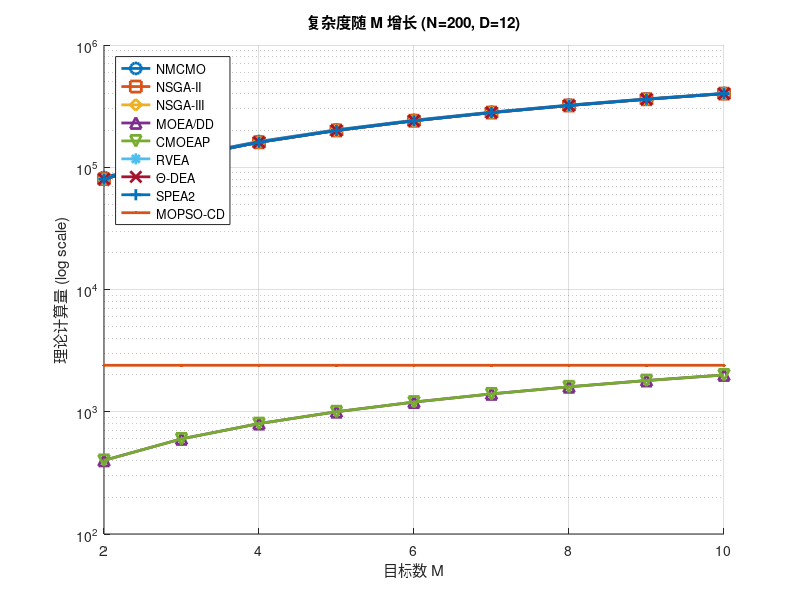
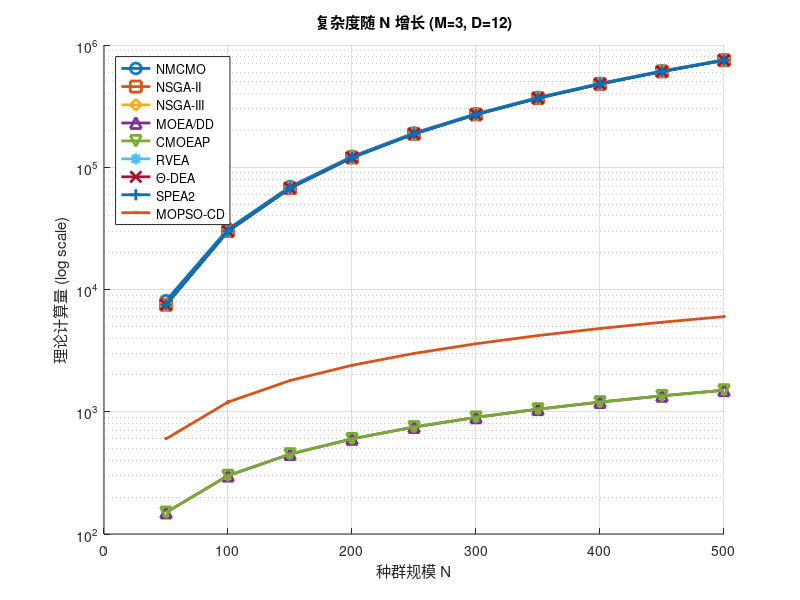
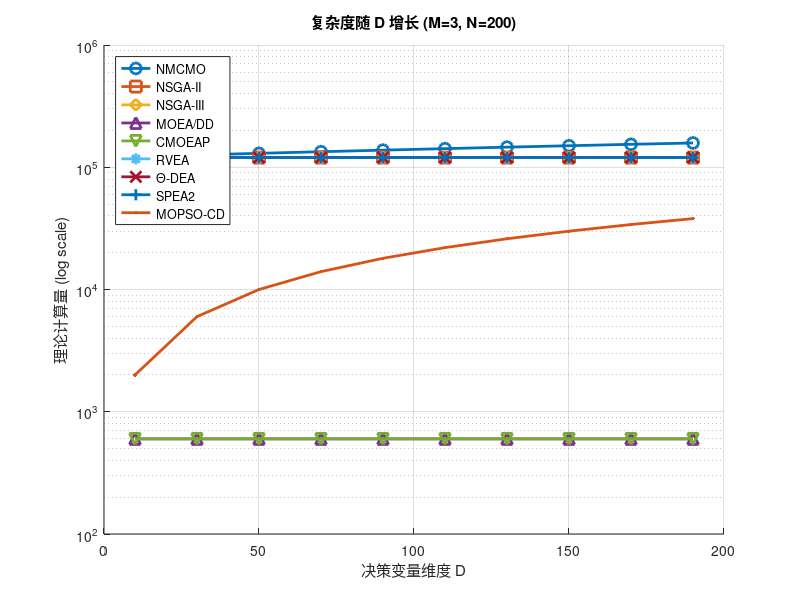

These charts were generated, in order, by the following MATLAB code:
% ==================== complexity_theoretical_plot.m ====================
% 基于大O理论复杂度绘制各算法随 M, N, D 变化的曲线
% 输出：3张理论复杂度对比图（9种算法）
% ========================================================================
clear; clc; close all;

% 定义颜色和线型（9种）
colors = lines(9);
algo_names = {'NMCMO', 'NSGA-II', 'NSGA-III', 'MOEA/DD', 'CMOEAP', 'RVEA', 'Θ-DEA', 'SPEA2', 'MOPSO-CD'};

%% ========== 图1：复杂度随目标数 M 的变化 ==========
% 固定 N=200, D=12
N_fixed = 200;
D_fixed = 12;
M_vals = 2:10;

% 复杂度公式（近似大O）
C_NMCMO   = M_vals .* N_fixed^2 + N_fixed * D_fixed;   % O(M*N^2 + N*D)
C_NSGA2   = M_vals .* N_fixed^2;                        % O(M*N^2)
C_NSGA3   = M_vals .* N_fixed^2;                        % O(M*N^2)
C_MOEADD  = M_vals .* N_fixed;                          % O(M*N)（T为常数）
C_CMOEAP  = M_vals .* N_fixed;                          % O(M*N)
C_RVEA    = M_vals .* N_fixed^2;                        % O(M*N^2)
C_ThetaDEA= M_vals .* N_fixed^2;                        % O(M*N^2)
C_SPEA2   = M_vals .* N_fixed^2;                        % O(M*N^2)
C_MOPSOCD = N_fixed * D_fixed * ones(size(M_vals));     % O(N*D)（不随M变化）

figure('Name', '复杂度 vs M', 'Color', 'w', 'Position', [100, 100, 800, 600]);
hold on;
plot(M_vals, C_NMCMO,   'o-', 'Color', colors(1,:), 'LineWidth', 2, 'MarkerSize', 8);
plot(M_vals, C_NSGA2,   's-', 'Color', colors(2,:), 'LineWidth', 2, 'MarkerSize', 8);
plot(M_vals, C_NSGA3,   'd-', 'Color', colors(3,:), 'LineWidth', 2, 'MarkerSize', 8);
plot(M_vals, C_MOEADD,  '^-', 'Color', colors(4,:), 'LineWidth', 2, 'MarkerSize', 8);
plot(M_vals, C_CMOEAP,  'v-', 'Color', colors(5,:), 'LineWidth', 2, 'MarkerSize', 8);
plot(M_vals, C_RVEA,    '*-', 'Color', colors(6,:), 'LineWidth', 2, 'MarkerSize', 8);
plot(M_vals, C_ThetaDEA,'x-', 'Color', colors(7,:), 'LineWidth', 2, 'MarkerSize', 8);
plot(M_vals, C_SPEA2,   '+-', 'Color', colors(8,:), 'LineWidth', 2, 'MarkerSize', 8);
plot(M_vals, C_MOPSOCD, '.-', 'Color', colors(9,:), 'LineWidth', 2, 'MarkerSize', 8);
hold off;

set(gca, 'YScale', 'log');
xlabel('目标数 M');
ylabel('理论计算量 (log scale)');
title(sprintf('复杂度随 M 增长 (N=%d, D=%d)', N_fixed, D_fixed));
legend(algo_names, 'Location', 'northwest');
grid on;

%% ========== 图2：复杂度随种群规模 N 的变化 ==========
% 固定 M=3, D=12
M_fixed = 3;
D_fixed = 12;
N_vals = 50:50:500;

C_NMCMO   = M_fixed .* N_vals.^2 + N_vals * D_fixed;
C_NSGA2   = M_fixed .* N_vals.^2;
C_NSGA3   = M_fixed .* N_vals.^2;
C_MOEADD  = M_fixed .* N_vals;
C_CMOEAP  = M_fixed .* N_vals;
C_RVEA    = M_fixed .* N_vals.^2;
C_ThetaDEA= M_fixed .* N_vals.^2;
C_SPEA2   = M_fixed .* N_vals.^2;
C_MOPSOCD = N_vals * D_fixed;

figure('Name', '复杂度 vs N', 'Color', 'w', 'Position', [100, 100, 800, 600]);
hold on;
plot(N_vals, C_NMCMO,   'o-', 'Color', colors(1,:), 'LineWidth', 2, 'MarkerSize', 8);
plot(N_vals, C_NSGA2,   's-', 'Color', colors(2,:), 'LineWidth', 2, 'MarkerSize', 8);
plot(N_vals, C_NSGA3,   'd-', 'Color', colors(3,:), 'LineWidth', 2, 'MarkerSize', 8);
plot(N_vals, C_MOEADD,  '^-', 'Color', colors(4,:), 'LineWidth', 2, 'MarkerSize', 8);
plot(N_vals, C_CMOEAP,  'v-', 'Color', colors(5,:), 'LineWidth', 2, 'MarkerSize', 8);
plot(N_vals, C_RVEA,    '*-', 'Color', colors(6,:), 'LineWidth', 2, 'MarkerSize', 8);
plot(N_vals, C_ThetaDEA,'x-', 'Color', colors(7,:), 'LineWidth', 2, 'MarkerSize', 8);
plot(N_vals, C_SPEA2,   '+-', 'Color', colors(8,:), 'LineWidth', 2, 'MarkerSize', 8);
plot(N_vals, C_MOPSOCD, '.-', 'Color', colors(9,:), 'LineWidth', 2, 'MarkerSize', 8);
hold off;

set(gca, 'YScale', 'log');
xlabel('种群规模 N');
ylabel('理论计算量 (log scale)');
title(sprintf('复杂度随 N 增长 (M=%d, D=%d)', M_fixed, D_fixed));
legend(algo_names, 'Location', 'northwest');
grid on;

%% ========== 图3：复杂度随决策变量维度 D 的变化 ==========
% 固定 M=3, N=200
M_fixed = 3;
N_fixed = 200;
D_vals = 10:20:200;

C_NMCMO   = M_fixed .* N_fixed^2 + N_fixed * D_vals;
C_NSGA2   = M_fixed .* N_fixed^2 * ones(size(D_vals));
C_NSGA3   = M_fixed .* N_fixed^2 * ones(size(D_vals));
C_MOEADD  = M_fixed .* N_fixed * ones(size(D_vals));
C_CMOEAP  = M_fixed .* N_fixed * ones(size(D_vals));
C_RVEA    = M_fixed .* N_fixed^2 * ones(size(D_vals));
C_ThetaDEA= M_fixed .* N_fixed^2 * ones(size(D_vals));
C_SPEA2   = M_fixed .* N_fixed^2 * ones(size(D_vals));
C_MOPSOCD = N_fixed * D_vals;

figure('Name', '复杂度 vs D', 'Color', 'w', 'Position', [100, 100, 800, 600]);
hold on;
plot(D_vals, C_NMCMO,   'o-', 'Color', colors(1,:), 'LineWidth', 2, 'MarkerSize', 8);
plot(D_vals, C_NSGA2,   's-', 'Color', colors(2,:), 'LineWidth', 2, 'MarkerSize', 8);
plot(D_vals, C_NSGA3,   'd-', 'Color', colors(3,:), 'LineWidth', 2, 'MarkerSize', 8);
plot(D_vals, C_MOEADD,  '^-', 'Color', colors(4,:), 'LineWidth', 2, 'MarkerSize', 8);
plot(D_vals, C_CMOEAP,  'v-', 'Color', colors(5,:), 'LineWidth', 2, 'MarkerSize', 8);
plot(D_vals, C_RVEA,    '*-', 'Color', colors(6,:), 'LineWidth', 2, 'MarkerSize', 8);
plot(D_vals, C_ThetaDEA,'x-', 'Color', colors(7,:), 'LineWidth', 2, 'MarkerSize', 8);
plot(D_vals, C_SPEA2,   '+-', 'Color', colors(8,:), 'LineWidth', 2, 'MarkerSize', 8);
plot(D_vals, C_MOPSOCD, '.-', 'Color', colors(9,:), 'LineWidth', 2, 'MarkerSize', 8);
hold off;

set(gca, 'YScale', 'log');
xlabel('决策变量维度 D');
ylabel('理论计算量 (log scale)');
title(sprintf('复杂度随 D 增长 (M=%d, N=%d)', M_fixed, N_fixed));
legend(algo_names, 'Location', 'northwest');
grid on;

% 保存图片（可选）
% saveas(gcf, 'complexity_theoretical.png');
